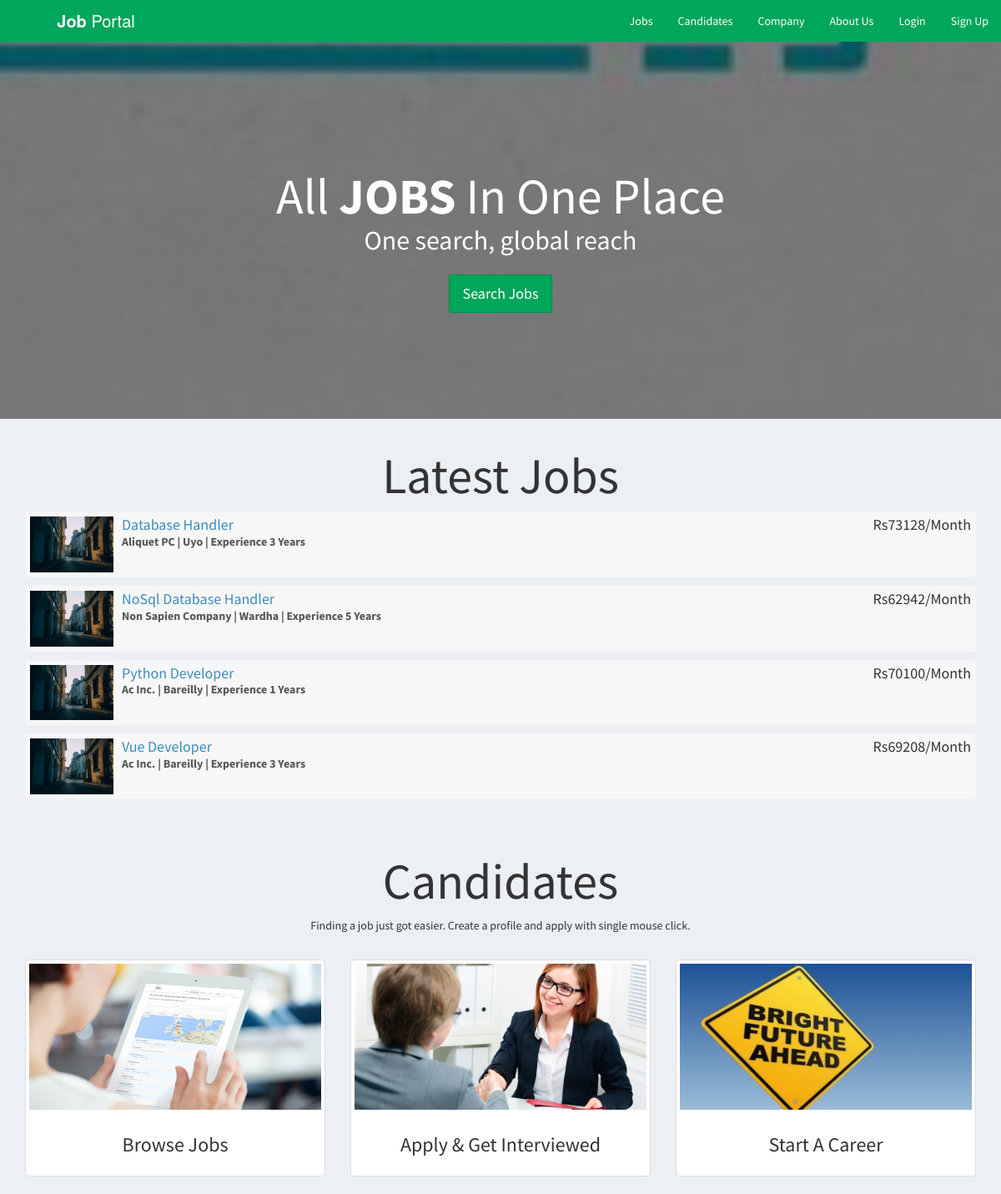
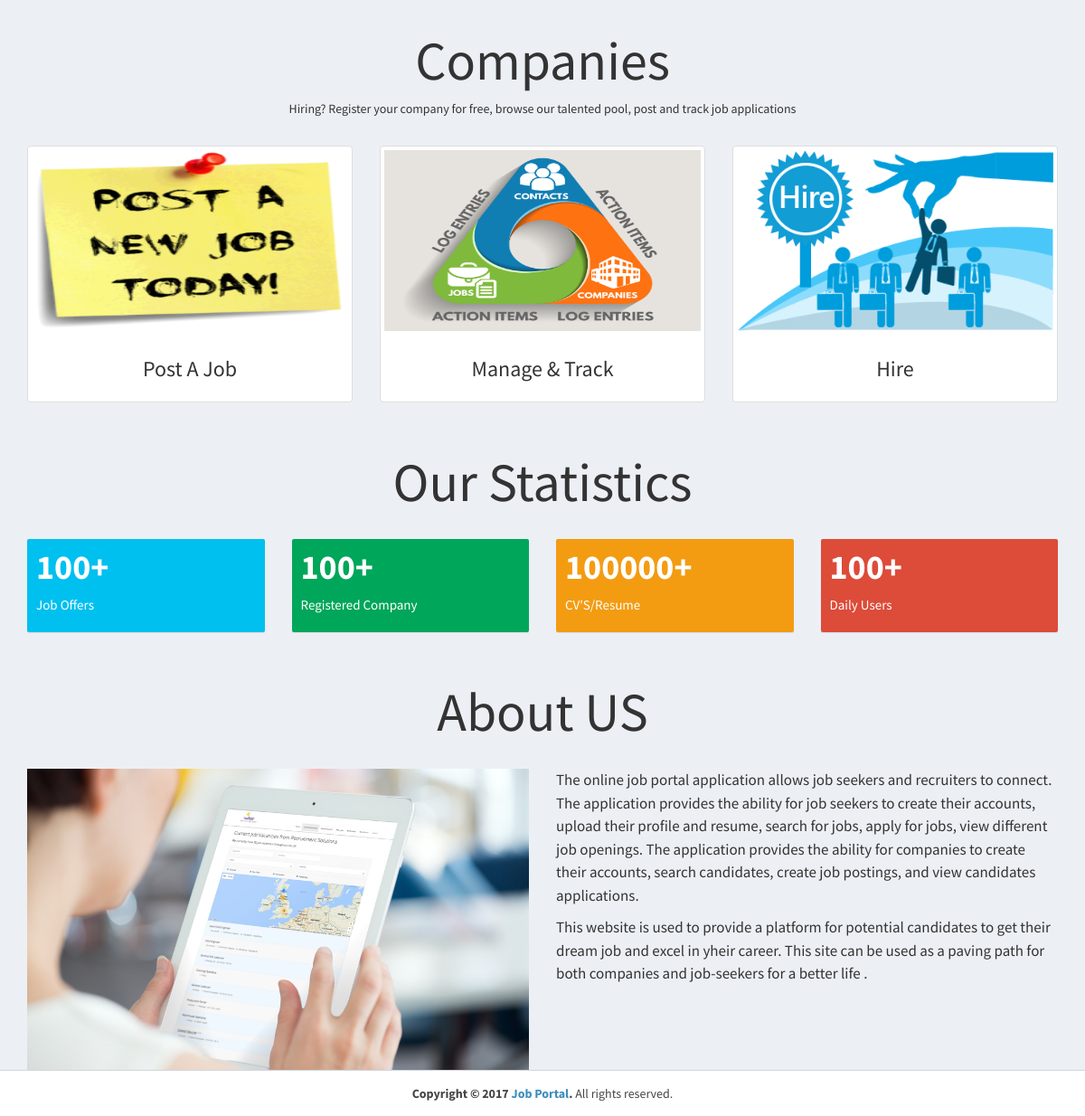
The page / on the database its author committed (2 pictures, top to bottom).
### tables this page shows
CREATE TABLE `company` (
  `id_company` int(11) NOT NULL,
  `name` varchar(255) NOT NULL,
  `companyname` varchar(255) NOT NULL,
  `country` varchar(255) NOT NULL,
  `state` varchar(255) NOT NULL,
  `city` varchar(255) NOT NULL,
  `contactno` varchar(255) NOT NULL,
  `website` varchar(255) NOT NULL,
  `email` varchar(255) NOT NULL,
  `password` varchar(255) NOT NULL,
  `aboutme` varchar(255) DEFAULT NULL,
  `logo` varchar(255) NOT NULL,
  `createdAt` timestamp NOT NULL DEFAULT CURRENT_TIMESTAMP,
  `active` int(11) NOT NULL DEFAULT '2'
);

CREATE TABLE `job_post` (
  `id_jobpost` int(11) NOT NULL,
  `id_company` int(11) NOT NULL,
  `jobtitle` varchar(255) NOT NULL,
  `description` text NOT NULL,
  `minimumsalary` varchar(255) NOT NULL,
  `maximumsalary` varchar(255) NOT NULL,
  `experience` varchar(255) NOT NULL,
  `qualification` varchar(255) NOT NULL,
  `createdat` timestamp NOT NULL DEFAULT CURRENT_TIMESTAMP
);

### index.php (the view, shortened to what this page needs)
<?php
require_once("db.php");
?>
<!DOCTYPE html>
<html>
<head>
  <link rel="stylesheet" href="https://cdnjs.cloudflare.com/ajax/libs/twitter-bootstrap/3.3.7/css/bootstrap.min.css">
  <link rel="stylesheet" href="https://cdnjs.cloudflare.com/ajax/libs/font-awesome/4.7.0/css/font-awesome.min.css">
  <link rel="stylesheet" href="https://cdnjs.cloudflare.com/ajax/libs/ionicons/2.0.1/css/ionicons.min.css">
  <link rel="stylesheet" href="css/AdminLTE.min.css">
  <link rel="stylesheet" href="css/_all-skins.min.css">
  <link rel="stylesheet" href="css/custom.css">
</head>
<body class="hold-transition skin-green sidebar-mini">
<div class="wrapper">
  <header class="main-header">
    <a href="index.php" class="logo logo-bg">
      <span class="logo-lg"><b>Job</b> Portal</span>
    </a>
    <nav class="navbar navbar-static-top">
      <div class="navbar-custom-menu">
        <ul class="nav navbar-nav">
          <li>
            <a href="jobs.php">Jobs</a>
          </li>
          <li>
            <a href="#candidates">Candidates</a>
          </li>
          <li>
            <a href="#company">Company</a>
          </li>
          <li>
            <a href="#about">About Us</a>
          </li>
          <?php if(empty($_SESSION['id_user']) && empty($_SESSION['id_company'])) { ?>
          <li>
            <a href="login.php">Login</a>
          </li>
          <li>
            <a href="sign-up.php">Sign Up</a>
          </li>
          <?php } ?>
        </ul>
      </div>
    </nav>
  </header>
  <div class="content-wrapper" style="margin-left: 0px;">
    <section class="content-header bg-main">
      <div class="container">
        <div class="row">
          <div class="col-md-12 text-center index-head">
            <h1>All <strong>JOBS</strong> In One Place</h1>
            <p>One search, global reach</p>
            <p><a class="btn btn-success btn-lg" href="jobs.php" role="button">Search Jobs</a></p>
          </div>
        </div>
      </div>
    </section>
    <section class="content-header">
      <div class="container">
        <div class="row">
          <div class="col-md-12 latest-job margin-bottom-20">
            <h1 class="text-center">Latest Jobs</h1>
            <?php
          $sql = "SELECT * FROM job_post Order By Rand() Limit 4";
          $result = $conn->query($sql);
          if($result->num_rows > 0) {
            while($row = $result->fetch_assoc())
            {
              $sql1 = "SELECT * FROM company WHERE id_company='$row[id_company]'";
              $result1 = $conn->query($sql1);
              if($result1->num_rows > 0) {
                while($row1 = $result1->fetch_assoc())
                {
             ?>
            <div class="attachment-block clearfix">
              <img class="attachment-img" src="img/photo1.png" alt="Attachment Image">
              <div class="attachment-pushed">
                <h4 class="attachment-heading"><a href="view-job-post.php?id=<?php echo $row['id_jobpost']; ?>"><?php echo $row['jobtitle']; ?></a> <span class="attachment-heading pull-right">Rs<?php echo $row['maximumsalary']; ?>/Month</span></h4>
                <div class="attachment-text">
                    <div><strong><?php echo $row1['companyname']; ?> | <?php echo $row1['city']; ?> | Experience <?php echo $row['experience']; ?> Years</strong></div>
                </div>
              </div>
            </div>
          <?php
              }
            }
            }
          }
          ?>
          </div>
        </div>
      </div>
    </section>
    <section id="candidates" class="content-header">
      <div class="container">
        <div class="row">
          <div class="col-md-12 text-center latest-job margin-bottom-20">
            <h1>Candidates</h1>
            <p>Finding a job just got easier. Create a profile and apply with single mouse click.</p>
          </div>
        </div>
        <div class="row">
          <div class="col-sm-4 col-md-4">
            <div class="thumbnail candidate-img">
              <img src="img/browse.jpg" alt="Browse Jobs">
              <div class="caption">
                <h3 class="text-center">Browse Jobs</h3>
              </div>
            </div>
          </div>
          <div class="col-sm-4 col-md-4">
            <div class="thumbnail candidate-img">
              <img src="img/interviewed.jpeg" alt="Apply & Get Interviewed">
              <div class="caption">
                <h3 class="text-center">Apply & Get Interviewed</h3>
              </div>
            </div>
          </div>
          <div class="col-sm-4 col-md-4">
            <div class="thumbnail candidate-img">
              <img src="img/career.jpg" alt="Start A Career">
              <div class="caption">
                <h3 class="text-center">Start A Career</h3>
              </div>
            </div>
          </div>
        </div>
      </div>
    </section>
    <section id="company" class="content-header">
      <div class="container">
        <div class="row">
          <div class="col-md-12 text-center latest-job margin-bottom-20">
            <h1>Companies</h1>
            <p>Hiring? Register your company for free, browse our talented pool, post and track job applications</p>
          </div>
        </div>
        <div class="row">
          <div class="col-sm-4 col-md-4">
            <div class="thumbnail company-img">
              <img src="img/postjob.png" alt="Browse Jobs">
              <div class="caption">
                <h3 class="text-center">Post A Job</h3>
              </div>
            </div>
          </div>
          <div class="col-sm-4 col-md-4">
            <div class="thumbnail company-img">
              <img src="img/manage.jpg" alt="Apply & Get Interviewed">
              <div class="caption">
                <h3 class="text-center">Manage & Track</h3>
              </div>
            </div>
          </div>
          <div class="col-sm-4 col-md-4">
            <div class="thumbnail company-img">
              <img src="img/hire.png" alt="Start A Career">
              <div class="caption">
                <h3 class="text-center">Hire</h3>
              </div>
            </div>
          </div>
        </div>
      </div>
    </section>
    <section id="statistics" class="content-header">
      <div class="container">
        <div class="row">
          <div class="col-md-12 text-center latest-job margin-bottom-20">
            <h1>Our Statistics</h1>
          </div>
        </div>
        <div class="row">
        <div class="col-lg-3 col-xs-6">
          <div class="small-box bg-aqua">
            <div class="inner">
             <?php
                      $sql = "SELECT * FROM job_post";
                      $result = $conn->query($sql);
                      if($result->num_rows > 0) {
                        $totalno = $result->num_rows;
                      } else {
                        $totalno = 0;
                      }
                    ?>
              <h3><?php echo $totalno; ?>+</h3>
              <p>Job Offers</p>
            </div>
          </div>
        </div>
        <div class="col-lg-3 col-xs-6">
          <div class="small-box bg-green">
            <div class="inner">
                  <?php
                      $sql = "SELECT * FROM company WHERE active='1'";
                      $result = $conn->query($sql);
                      if($result->num_rows > 0) {
                        $totalno = $result->num_rows;
                      } else {
                        $totalno = 0;
                      }
                    ?>
              <h3><?php echo $totalno; ?>+</h3>
              <p>Registered Company</p>
            </div>
          </div>
        </div>
        <div class="col-lg-3 col-xs-6">
          <div class="small-box bg-yellow">
            <div class="inner">
             <?php
                      $sql = "SELECT * FROM users WHERE resume!=''";
                      $result = $conn->query($sql);
                      if($result->num_rows > 0) {
                        $totalno = $result->num_rows;
                      } else {
                        $totalno = 0;
                      }
                    ?>
              <h3>100000+</h3>
              <p>CV'S/Resume</p>
            </div>
          </div>
        </div>
        <div class="col-lg-3 col-xs-6">
          <div class="small-box bg-red">
            <div class="inner">
               <?php
                      $sql = "SELECT * FROM users WHERE active='1'";
                      $result = $conn->query($sql);
                      if($result->num_rows > 0) {
                        $totalno = $result->num_rows;
                      } else {
                        $totalno = 0;
                      }
                    ?>
              <h3><?php echo $totalno; ?>+</h3>
              <p>Daily Users</p>
            </div>
          </div>
        </div>
      </div>
      </div>
    </section>
    <section id="about" class="content-header">
      <div class="container">
        <div class="row">
          <div class="col-md-12 text-center latest-job margin-bottom-20">
            <h1>About US</h1>
          </div>
        </div>
        <div class="row">
          <div class="col-md-6">
            <img src="img/browse.jpg" class="img-responsive">
          </div>
          <div class="col-md-6 about-text margin-bottom-20">
            <p>The online job portal application allows job seekers and recruiters to connect.
              The application provides the ability for job seekers to create their accounts,
              upload their profile and resume, search for jobs, apply for jobs, view different
              job openings. The application provides the ability for companies to create their
              accounts, search candidates, create job postings, and view candidates applications.
            </p>
            <p>
              This website is used to provide a platform for potential candidates to get their dream job and excel in yheir career.
              This site can be used as a paving path for both companies and job-seekers for a better life .
            </p>
          </div>
        </div>
      </div>
    </section>
  </div>
  <footer class="main-footer" style="margin-left: 0px;">
    <div class="text-center">
      <strong>Copyright &copy; 2017 <a href="#">Job Portal</a>.</strong> All rights
    reserved.
    </div>
  </footer>
</div>
</body>
</html>

### css/custom.css (style rules this page uses)
.bg-main { background: linear-gradient(0deg,rgba(0,0,0,0.5),rgba(0,0,0,0.5)), url(../img/job-search.jpg) no-repeat center center fixed !important; -webkit-background-size: cover; -moz-background-size: cover; -o-background-size: cover; background-size: cover !important; }
.index-head { padding: 10%; color: #fff; line-height: 150%; }
.index-head > h1 { font-size: 60px; }
.logo-bg { background-color: #00A65A !important; }
.index-head > p { font-size: 32px; }
.index-head > p > a { margin-top: 20px; }
.latest-job { line-height: 150%; }
.latest-job > h1 { font-size: 60px; }
.candidate-img > img { width: 350px; height: 175px; }
.company-img > img { width: 350px; height: 200px; }
.about-text > p { font-size: 17px; line-height: 150%; }
.margin-bottom-20 { margin-bottom: 20px; }

### rows shown on the page
job_post: jobtitle "Database Handler", maximumsalary "73128", experience "3"
company: companyname "Aliquet PC", city "Uyo"
job_post: jobtitle "NoSql Database Handler", maximumsalary "62942", experience "5"
company: companyname "Non Sapien Company", city "Wardha"
job_post: jobtitle "Python Developer", maximumsalary "70100", experience "1"
company: companyname "Ac Inc.", city "Bareilly"
job_post: jobtitle "Vue Developer", maximumsalary "69208", experience "3"

### other values the page prints
$totalno "100"
